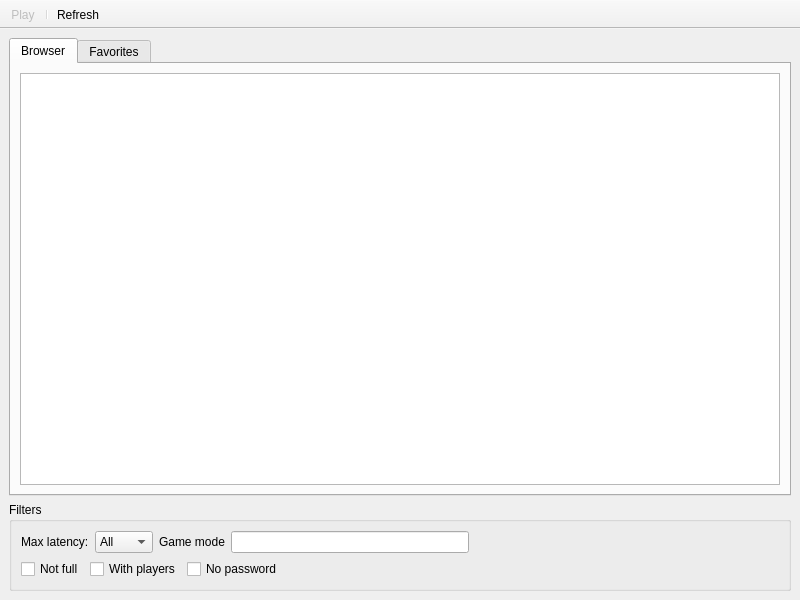
<?xml version="1.0" encoding="UTF-8"?>
<ui version="4.0">
 <class>MainWindow</class>
 <widget class="QMainWindow" name="MainWindow">
  <property name="geometry">
   <rect>
    <x>0</x>
    <y>0</y>
    <width>800</width>
    <height>600</height>
   </rect>
  </property>
  <property name="windowTitle">
   <string>Dreamweave Server Browser</string>
  </property>
  <widget class="QWidget" name="centralwidget">
   <layout class="QVBoxLayout" name="verticalLayout">
    <item>
     <widget class="QTabWidget" name="tabWidget">
      <property name="currentIndex">
       <number>0</number>
      </property>
      <widget class="QWidget" name="tabBrowser">
       <attribute name="title">
        <string>Browser</string>
       </attribute>
       <layout class="QHBoxLayout" name="horizontalLayout_2">
        <item>
         <widget class="QTableView" name="tblServerBrowser">
          <property name="selectionMode">
           <enum>QAbstractItemView::SingleSelection</enum>
          </property>
          <property name="selectionBehavior">
           <enum>QAbstractItemView::SelectRows</enum>
          </property>
          <property name="sortingEnabled">
           <bool>true</bool>
          </property>
          <attribute name="verticalHeaderVisible">
           <bool>false</bool>
          </attribute>
         </widget>
        </item>
       </layout>
      </widget>
      <widget class="QWidget" name="tabFavorites">
       <attribute name="title">
        <string>Favorites</string>
       </attribute>
       <layout class="QHBoxLayout" name="horizontalLayout_3">
        <item>
         <widget class="QTableView" name="tblFavorites">
          <property name="selectionMode">
           <enum>QAbstractItemView::SingleSelection</enum>
          </property>
          <property name="selectionBehavior">
           <enum>QAbstractItemView::SelectRows</enum>
          </property>
          <property name="sortingEnabled">
           <bool>true</bool>
          </property>
          <attribute name="verticalHeaderVisible">
           <bool>false</bool>
          </attribute>
         </widget>
        </item>
       </layout>
      </widget>
     </widget>
    </item>
    <item>
     <widget class="QGroupBox" name="groupBoxFilters">
      <property name="title">
       <string>Filters</string>
      </property>
      <layout class="QVBoxLayout" name="verticalLayout_2">
       <item>
        <layout class="QHBoxLayout" name="horizontalLayout_6">
         <item>
          <layout class="QHBoxLayout" name="horizontalLayout">
           <item>
            <widget class="QLabel" name="lblMaxLatency">
             <property name="text">
              <string>Max latency:</string>
             </property>
            </widget>
           </item>
           <item>
            <widget class="QComboBox" name="comboLatency">
             <item>
              <property name="text">
               <string>All</string>
              </property>
             </item>
             <item>
              <property name="text">
               <string>&lt;50</string>
              </property>
             </item>
             <item>
              <property name="text">
               <string>&lt;100</string>
              </property>
             </item>
             <item>
              <property name="text">
               <string>&lt;150</string>
              </property>
             </item>
             <item>
              <property name="text">
               <string>&lt;200</string>
              </property>
             </item>
             <item>
              <property name="text">
               <string>&lt;250</string>
              </property>
             </item>
            </widget>
           </item>
          </layout>
         </item>
         <item>
          <layout class="QHBoxLayout" name="horizontalLayout_5">
           <item>
            <widget class="QLabel" name="lblGameMode">
             <property name="text">
              <string>Game mode</string>
             </property>
            </widget>
           </item>
           <item>
            <widget class="QLineEdit" name="leGamemode"/>
           </item>
          </layout>
         </item>
         <item>
          <spacer name="horizontalSpacer_2">
           <property name="orientation">
            <enum>Qt::Horizontal</enum>
           </property>
           <property name="sizeHint" stdset="0">
            <size>
             <width>40</width>
             <height>20</height>
            </size>
           </property>
          </spacer>
         </item>
        </layout>
       </item>
       <item>
        <layout class="QHBoxLayout" name="horizontalLayout_7">
         <item>
          <widget class="QCheckBox" name="cBoxNotFull">
           <property name="text">
            <string>Not full</string>
           </property>
          </widget>
         </item>
         <item>
          <widget class="QCheckBox" name="cBoxWithPlayers">
           <property name="text">
            <string>With players</string>
           </property>
          </widget>
         </item>
         <item>
          <widget class="QCheckBox" name="cBBoxWOPass">
           <property name="text">
            <string>No password</string>
           </property>
          </widget>
         </item>
         <item>
          <spacer name="horizontalSpacer">
           <property name="orientation">
            <enum>Qt::Horizontal</enum>
           </property>
           <property name="sizeHint" stdset="0">
            <size>
             <width>40</width>
             <height>20</height>
            </size>
           </property>
          </spacer>
         </item>
        </layout>
       </item>
      </layout>
     </widget>
    </item>
   </layout>
  </widget>
  <widget class="QToolBar" name="toolBar">
   <property name="enabled">
    <bool>true</bool>
   </property>
   <property name="windowTitle">
    <string>toolBar</string>
   </property>
   <property name="movable">
    <bool>false</bool>
   </property>
   <property name="floatable">
    <bool>false</bool>
   </property>
   <attribute name="toolBarArea">
    <enum>TopToolBarArea</enum>
   </attribute>
   <attribute name="toolBarBreak">
    <bool>false</bool>
   </attribute>
   <addaction name="actionPlay"/>
   <addaction name="separator"/>
   <addaction name="actionRefresh"/>
  </widget>
  <action name="actionAdd">
   <property name="enabled">
    <bool>false</bool>
   </property>
   <property name="text">
    <string>Add</string>
   </property>
  </action>
  <action name="actionDelete">
   <property name="enabled">
    <bool>false</bool>
   </property>
   <property name="text">
    <string>Delete</string>
   </property>
  </action>
  <action name="actionRefresh">
   <property name="text">
    <string>Refresh</string>
   </property>
  </action>
  <action name="actionPlay">
   <property name="enabled">
    <bool>false</bool>
   </property>
   <property name="text">
    <string>Play</string>
   </property>
  </action>
  <action name="actionAdd_by_IP">
   <property name="text">
    <string>Add by address</string>
   </property>
  </action>
 </widget>
 <resources/>
 <connections/>
</ui>
